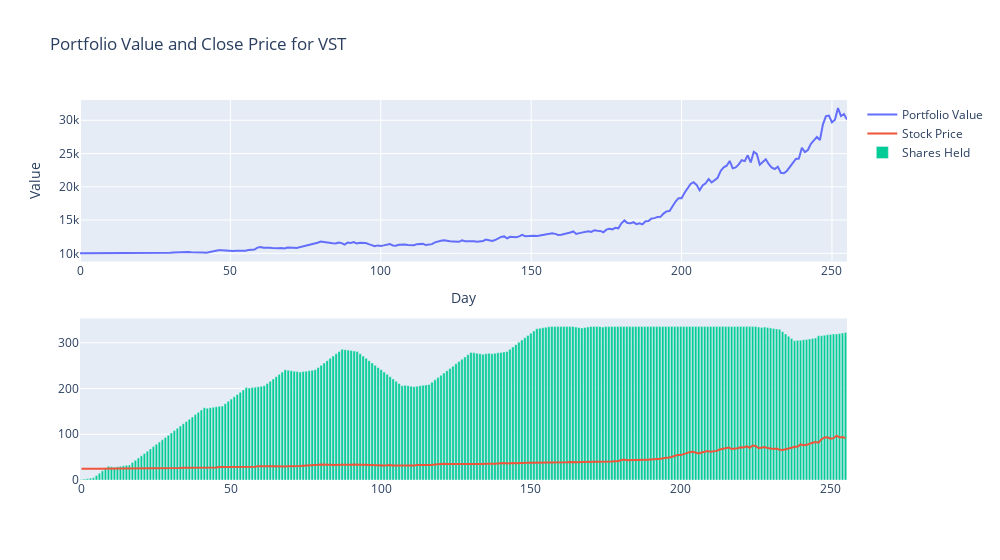

Here is the notebook cell this chart was saved with:
### Markdown cell above
These results are for the given stock in the past year if the model was given 10,000 and the ability to trade.

### Code cell
import plotly.graph_objects as go
import plotly.subplots as sp

fig = sp.make_subplots(rows=2, cols=1)

fig.add_trace(
    go.Scatter(
        x=results['Day'],
        y=results['Portfolio Value'],
        mode='lines',
        name='Portfolio Value'
    )
)

fig.add_trace(go.Scatter(
        x=results['Day'],
        y=results['Stock Price'],
        mode='lines',
        name='Stock Price'
    ), row=2, col=1
)

fig.add_trace(go.Bar(
        x=results['Day'],
        y=results['Shares Held'],
        name='Shares Held'
    ), row=2, col=1
)

fig.update_layout(
    title=f'Portfolio Value and Close Price for {symbol}',
    xaxis_title='Day',
    yaxis_title='Value',
    hovermode='x unified', # Compare data points on hover
    width=1000,
    
)

fig.show()

### Figure 1 — Plotly figure (JSON) as saved in the notebook; plotly's stock layout.template omitted (floating-point values rounded to 4 significant figures; data arrays with more than 128 entries replaced by an {"elided": "..."} marker saying what was removed)
{"data": [{"mode": "lines", "name": "Portfolio Value", "type": "scatter", "x": {"elided": "256 int values"}, "y": {"elided": "256 float values"}}, {"mode": "lines", "name": "Stock Price", "type": "scatter", "x": {"elided": "256 int values"}, "xaxis": "x2", "y": {"elided": "256 float values"}, "yaxis": "y2"}, {"name": "Shares Held", "type": "bar", "x": {"elided": "256 int values"}, "xaxis": "x2", "y": {"elided": "256 float values"}, "yaxis": "y2"}], "layout": {"hovermode": "x unified", "title": {"text": "Portfolio Value and Close Price for VST"}, "width": 1000, "xaxis": {"anchor": "y", "domain": [0, 1], "title": {"text": "Day"}}, "xaxis2": {"anchor": "y2", "domain": [0, 1]}, "yaxis": {"anchor": "x", "domain": [0.575, 1], "title": {"text": "Value"}}, "yaxis2": {"anchor": "x2", "domain": [0, 0.425]}}}
